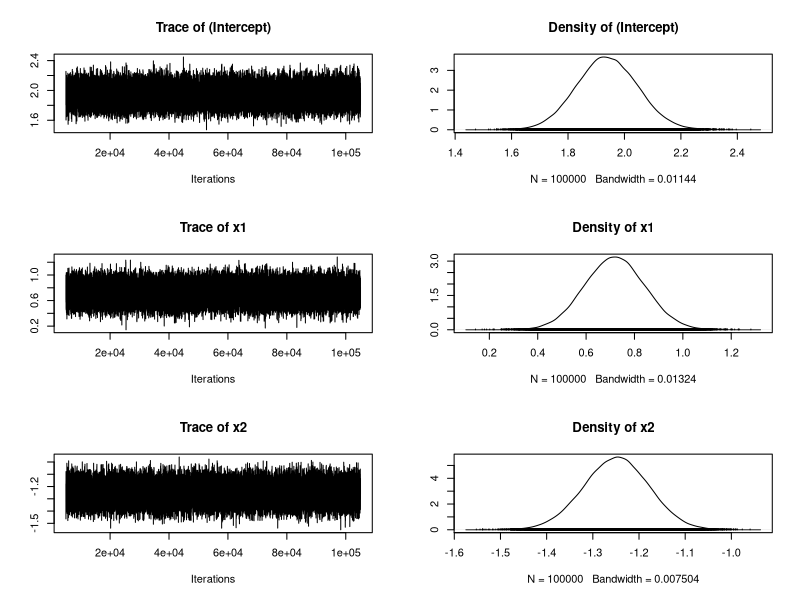

Write the R code that produced this figure.
# From: Bayesian Models for Astrophysical Data, Cambridge Univ. Press
# (c) 2017,  Joseph M. Hilbe, Rafael S. de Souza and Emille E. O. Ishida 
# 
# you are kindly asked to include the complete citation if you used this 
# material in a publication

# Code 5.20 - Synthetic probit data and model generated in R

set.seed(135)
nobs <- 1:2000

x1 <- runif(nobs)
x2 <- 2*runif(nobs)

xb <- 2 + 0.75 * x1 - 1.25 * x2

exb <- pnorm(xb)                               # probit inverse link
py <- rbinom(nobs, size=1, prob=exb)

probdata <- data.frame(py, x1, x2)

# Code 5.21 - Probit model using R

library(MCMCpack)

mypL <- MCMCprobit(py ~ x1 + x2,
                   burnin = 5000,
                   mcmc = 100000,
                   data = probdata)

summary(mypL)
plot(mypL)
